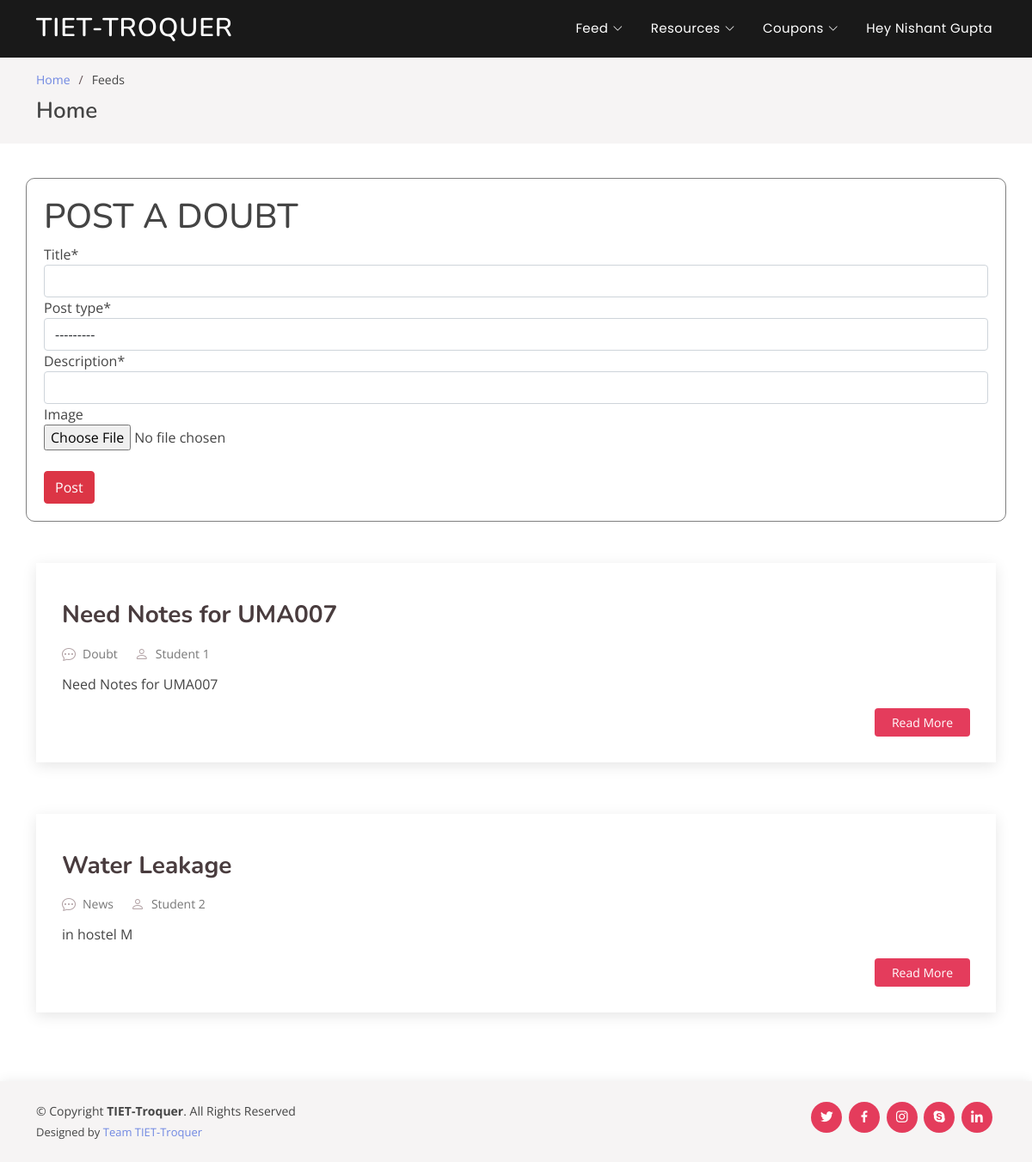
Screenshot of /feeds/ (signed in) with the database file from the repository.
### user/models.py (models this page shows, shortened)
class User(AbstractUser):
	username			= None
	email 				= models.EmailField(verbose_name='Email Address', unique=True)
	name 				= models.CharField(max_length=50)
	contact_no 			= PhoneNumberField(blank=False, null=False, help_text='Add country code before the contact no.')
	coins				= models.IntegerField(default=50)
	ratings				= models.IntegerField(default=0)
	is_student			= models.BooleanField(default=False)
	is_company 			= models.BooleanField(default=False)
	USERNAME_FIELD 		= 'email'
	user_permissions 	= None
	groups 				= None
	REQUIRED_FIELDS 	= []
	objects = CustomUserManager()

### home/models.py (models this page shows, shortened)
class Feed(models.Model):
	post_type = (('Doubt', 'Doubt'),
				('News', 'News'),)
	author 				= models.ForeignKey(User, related_name = 'author', on_delete=models.CASCADE, null=True)
	title 				= models.CharField(max_length=50)
	post_type			= models.CharField(choices=post_type, max_length=5)
	description			= models.CharField(max_length=500)
	image 				= models.ImageField(default='feed/default.jpg', upload_to='feed/', null=True, blank=True)

### home/views.py (the view)
# urls.py: path('feeds/',								feeds_home,			name='feeds'),
@login_required
def feeds_home(request):
	if(request.method == 'POST'):
		form = AnswerForm(request.POST, request.FILES)
		if form.is_valid():
			form.instance.author = request.user
			form.save()
	form = AnswerForm()
	feeds   = Feed.objects.all()
	context = {
		'form' : form,
		'feeds'	 : feeds,
	}
	return render(request, 'home/feeds.html', context)

### home/forms.py
class AnswerForm(forms.ModelForm):
	class Meta():
		model = Feed
		fields = ['title', 'post_type', 'description', 'image']

### home/templates/home/feeds.html (shortened to what this page needs)
{% extends "home/base.html" %}
{% load static %}
{% load crispy_forms_tags %}
{% block body %}
  <main id="main">
    <section id="breadcrumbs" class="breadcrumbs">
      <div class="container">
        <ol>
          <li><a href="{% url 'all-resources' %}">Home</a></li>
          <li>Feeds</li>
        </ol>
        <h2>Home</h2>
      </div>
    </section>
    <section id="blog" class="blog">
      <div class="container" data-aos="fade-up">
        <div class="row">
          <div class="col-lg-12 mt-5 mt-lg-0" style="border: solid 1px rgba(0,0,0,0.5); padding: 20px; border-radius:10px;">
            <h1>POST A DOUBT</h1>
            <form method="POST" enctype="multipart/form-data">
              {{ form|crispy }} <br>
              <button class="btn btn-danger" type="submit" value="Post">Post</button>
            </form>
          </div>
          <div class="col-lg-12 mt-5 entries">
            {% for feed in feeds %}
            <article class="entry">
              <div class="entry-img">
              </div>
              <h2 class="entry-title">
                <a href="{% url 'feed_details' feed.id %}">{{feed.title}}</a>
              </h2>
              <div class="entry-meta">
                <ul>
                  <li class="d-flex align-items-center"><i class="bi bi-chat-dots"></i> <a>{{feed.post_type}}</a></li>
                  <li class="d-flex align-items-center"><i class="bi bi-person"></i> <a href="{% url 'user_profile' feed.author.id %}">{{feed.author.name}}</a></li>
                </ul>
              </div>
              <div class="entry-content">
                <p> {{feed.description}}
                </p>
                <div class="read-more">
                  <a href="{% url 'feed_details' feed.id %}">Read More</a>
                </div>
              </div>
            </article>
            {% endfor %}
          </div>
        </div>
      </div>
    </section>
  </main>
{% endblock body %}

### home/templates/home/base.html (shortened to what this page needs)
{% load static %}
<!DOCTYPE html>
<html lang="en">
<head>
  <link href="{%static 'home/assets/vendor/bootstrap/css/bootstrap.min.css'%}" rel="stylesheet">
  <link href="{%static 'home/assets/vendor/bootstrap-icons/bootstrap-icons.css'%}" rel="stylesheet">
  <link href="{%static 'home/assets/vendor/boxicons/css/boxicons.min.css'%}" rel="stylesheet">
  <link href="{%static 'home/assets/vendor/glightbox/css/glightbox.min.css'%}" rel="stylesheet">
  <link href="{%static 'home/assets/vendor/remixicon/remixicon.css'%}" rel="stylesheet">
  <link href="{%static 'home/assets/vendor/swiper/swiper-bundle.min.css'%}" rel="stylesheet">
  <link href="{%static 'home/assets/css/style.css'%}" rel="stylesheet">
</head>
<body>
  <header id="header" class="fixed-top header-inner-pages">
    <div class="container d-flex align-items-center justify-content-between">
      <h1 class="logo"><a href="{% url 'my_posted_resources' %}">TIET-Troquer</a></h1>
      <nav id="navbar" class="navbar">
        <ul>
          <li class="dropdown"><a href="{% url 'feeds' %}"><span>Feed</span> <i class="bi bi-chevron-down"></i></a>
          </li>
          <li class="dropdown"><a href="{% url 'all-resources' %}"><span>Resources</span> <i class="bi bi-chevron-down"></i></a>
          </li>
          <li class="dropdown"><a href="{% url 'available' %}"><span>Coupons</span> <i class="bi bi-chevron-down"></i></a>
          </li>
          {% if user.is_authenticated %}
          <li class="dropdown" ><a href="#">Hey {{ user.name }}</a>
          </li>
          {% else %}
          <li><a class="nav-link scrollto" href="{% url 'login' %}">Login/Signup</a></li>
          {% endif %}
        </ul>
      </nav>
    </div>
  </header>
{% block body %}{% endblock body %}
  <footer id="footer">
    <div class="container d-md-flex py-4">
      <div class="me-md-auto text-center text-md-start">
        <div class="copyright">
          &copy; Copyright <strong><span>TIET-Troquer</span></strong>. All Rights Reserved
        </div>
        <div class="credits">
          Designed by <a href="#">Team TIET-Troquer</a>
        </div>
      </div>
      <div class="social-links text-center text-md-right pt-3 pt-md-0">
        <a href="#" class="twitter"><i class="bx bxl-twitter"></i></a>
        <a href="#" class="facebook"><i class="bx bxl-facebook"></i></a>
        <a href="#" class="instagram"><i class="bx bxl-instagram"></i></a>
        <a href="#" class="google-plus"><i class="bx bxl-skype"></i></a>
        <a href="#" class="linkedin"><i class="bx bxl-linkedin"></i></a>
      </div>
    </div>
  </footer>
</body>
</html>

### home/static/home/assets/css/style.css (style rules this page uses)
body { font-family: "Open Sans", sans-serif; color: #444444; }
a { color: #7088e2; text-decoration: none; }
h1, h2, h3, h4, h5, h6 { font-family: "Nunito", sans-serif; }
#header { transition: all 0.5s; z-index: 997; padding: 20px 0; }
#header .logo { font-size: 30px; margin: 0; padding: 0; line-height: 1; font-weight: 600; letter-spacing: 1px; text-transform: uppercase; }
#header .logo a { color: #fff; }
#header.header-scrolled, #header.header-inner-pages { background: rgba(0, 0, 0, 0.9); padding: 12px 0; }
.navbar { padding: 0; }
.navbar ul { margin: 0; padding: 0; display: flex; list-style: none; align-items: center; }
.navbar li { position: relative; }
.navbar > ul > li { white-space: nowrap; padding: 10px 0 10px 24px; }
.navbar a { display: flex; align-items: center; justify-content: space-between; font-family: "Poppins", sans-serif; color: #fff; font-size: 15px; padding: 0 4px; white-space: nowrap; transition: 0.3s; letter-spacing: 0.4px; position: relative; }
.navbar a i { font-size: 12px; line-height: 0; margin-left: 5px; }
.navbar > ul > li > a:before { content: ""; position: absolute; width: 100%; height: 2px; bottom: -6px; left: 0; background-color: #e43c5c; visibility: hidden; transform: scaleX(0); transition: all 0.3s ease-in-out 0s; }
section { padding: 60px 0; overflow: hidden; }
.breadcrumbs { padding: 15px 0; background: #f6f4f4; margin-top: 67px; }
.breadcrumbs h2 { font-size: 26px; font-weight: 600; }
.breadcrumbs ol { display: flex; flex-wrap: wrap; list-style: none; padding: 0 0 10px 0; margin: 0; font-size: 14px; }
.breadcrumbs ol li + li { padding-left: 10px; }
.breadcrumbs ol li + li::before { display: inline-block; padding-right: 10px; color: #655356; content: "/"; }
.blog { padding: 40px 0 20px 0; }
.blog .entry { padding: 30px; margin-bottom: 60px; box-shadow: 0 4px 16px rgba(0, 0, 0, 0.1); }
.blog .entry .entry-img { max-height: 440px; margin: -30px -30px 20px -30px; overflow: hidden; }
.blog .entry .entry-title { font-size: 28px; font-weight: bold; padding: 0; margin: 0 0 20px 0; }
.blog .entry .entry-title a { color: #493c3e; transition: 0.3s; }
.blog .entry .entry-meta { margin-bottom: 15px; color: #b1a0a3; }
.blog .entry .entry-meta ul { display: flex; flex-wrap: wrap; list-style: none; align-items: center; padding: 0; margin: 0; }
.blog .entry .entry-meta ul li + li { padding-left: 20px; }
.blog .entry .entry-meta i { font-size: 16px; margin-right: 8px; line-height: 0; }
.blog .entry .entry-meta a { color: #777777; font-size: 14px; display: inline-block; line-height: 1; }
.blog .entry .entry-content p { line-height: 24px; }
.blog .entry .entry-content .read-more { -moz-text-align-last: right; text-align-last: right; }
.blog .entry .entry-content .read-more a { display: inline-block; background: #e43c5c; color: #fff; padding: 6px 20px; transition: 0.3s; font-size: 14px; border-radius: 4px; }
#footer { color: #444444; font-size: 14px; background: #f6f4f4; box-shadow: 0px 2px 15px rgba(0, 0, 0, 0.1); }
#footer .credits { padding-top: 5px; font-size: 13px; color: #444444; }
#footer .social-links a { font-size: 18px; display: inline-block; background: #e43c5c; color: #fff; line-height: 1; padding: 8px 0; margin-right: 4px; border-radius: 50%; text-align: center; width: 36px; height: 36px; transition: 0.3s; }

### rows the page displays
User: name "Nishant Gupta"
Feed: title "Need Notes for UMA007", post_type "Doubt", author.name "Student 1", description "Need Notes for UMA007"
Feed: title "Water Leakage", post_type "News", author.name "Student 2", description "in hostel M"
